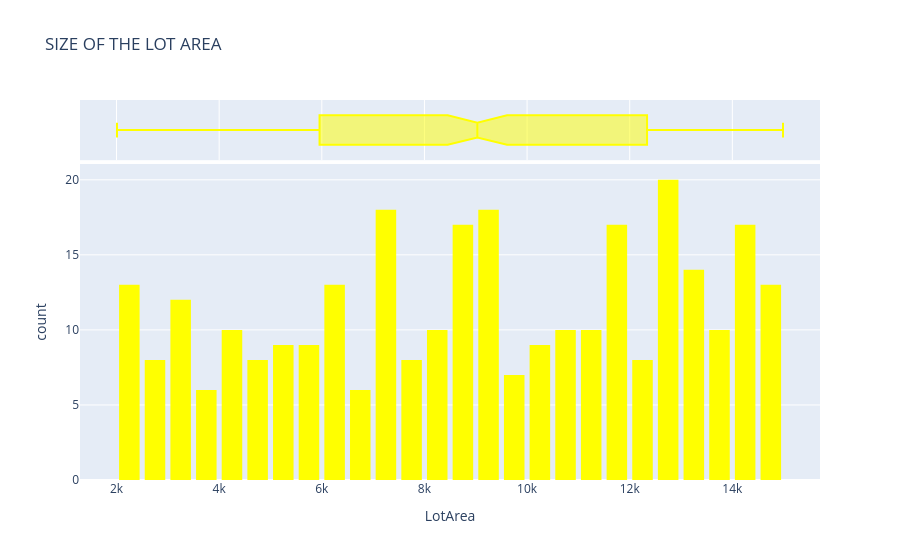

Write notebook code for a chart like this one.
### Code cell
fig = px.histogram(
    house,
    x='LotArea',
    marginal='box',
    color_discrete_sequence=['yellow'],
    nbins=45,
    title='SIZE OF THE LOT AREA'
)
fig.update_layout(bargap=0.2)
fig.show()

# USING PYPLOT
plt.figure(figsize=(10, 6))
plt.hist(
    house['LotArea'],
    bins=35,
    color='yellow',
    edgecolor='black',
    rwidth=0.8
)

plt.title('SIZE OF THE LOT AREA')
plt.xlabel('LotArea')
plt.ylabel('Frequency')

plt.show()

### Figure 1 — Plotly figure (JSON) as saved in the notebook; plotly's stock layout.template omitted (floating-point values rounded to 4 significant figures; data arrays with more than 128 entries replaced by an {"elided": "..."} marker saying what was removed)
{"data": [{"bingroup": "x", "hovertemplate": "LotArea=%{x}<br>count=%{y}<extra></extra>", "legendgroup": "", "marker": {"color": "yellow", "pattern": {"shape": ""}}, "name": "", "nbinsx": 45, "orientation": "v", "showlegend": false, "type": "histogram", "x": {"elided": "300 int values"}, "xaxis": "x", "yaxis": "y"}, {"hovertemplate": "LotArea=%{x}<extra></extra>", "legendgroup": "", "marker": {"color": "yellow"}, "name": "", "notched": true, "showlegend": false, "type": "box", "x": {"elided": "300 int values"}, "xaxis": "x2", "yaxis": "y2"}], "layout": {"bargap": 0.2, "barmode": "relative", "legend": {"tracegroupgap": 0}, "title": {"text": "SIZE OF THE LOT AREA"}, "xaxis": {"anchor": "y", "domain": [0, 1], "title": {"text": "LotArea"}}, "xaxis2": {"anchor": "y2", "domain": [0, 1], "matches": "x", "showgrid": true, "showticklabels": false}, "yaxis": {"anchor": "x", "domain": [0, 0.8316], "title": {"text": "count"}}, "yaxis2": {"anchor": "x2", "domain": [0.8416, 1], "matches": "y2", "showgrid": false, "showline": false, "showticklabels": false, "ticks": ""}}}
